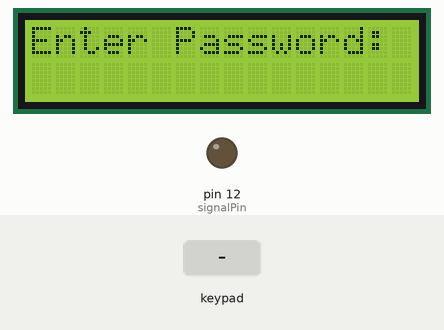
This sketch was run on a simulated Arduino Mega 2560, built with avr-gcc and run on an emulated ATmega2560. On the bench: 16×2 character LCD, output pins drawn as LEDs (lit = HIGH). The inputs (shaded band) are chosen by the test bench.

Above: at 1.2 s.
1.3 s: keypad keys 1 2 3 A 4 5 6 pressed 0.4 s apart
At 5.1 s:
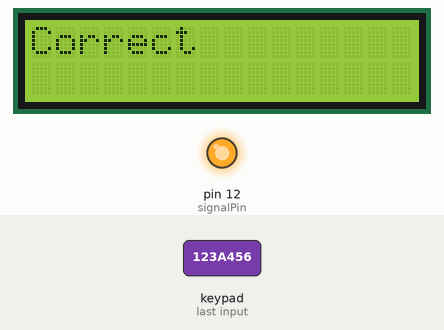
5.6 s: key 'B' pressed
8.6 s: keypad keys 1 2 3 A 4 5 6 # pressed 0.4 s apart
At 12.3 s:
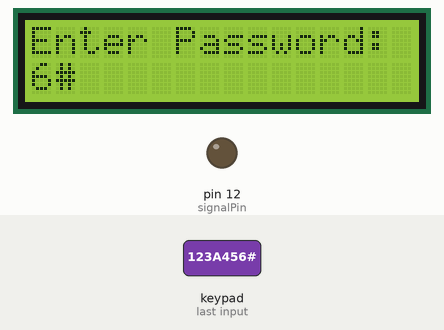
13.3 s: key 'A' pressed
At 14.1 s:
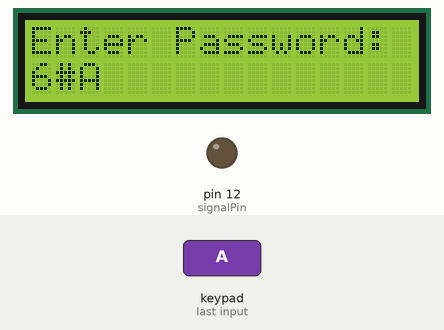
14.8 s: key 'C' pressed
At 15.7 s:
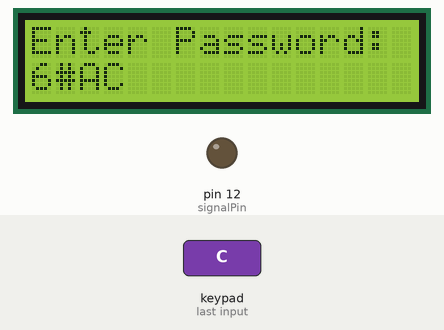
16.3 s: keypad keys 1 2 3 A 4 5 6 * pressed 0.4 s apart
At 19.8 s:
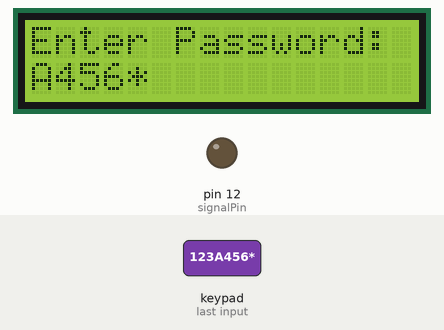
Timing chart, 0 to 21.3 s (numbered marks = the images above; inputs shaded):
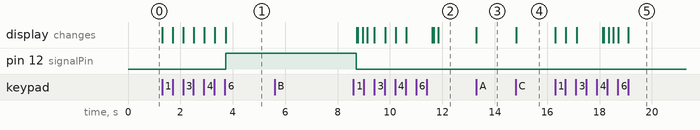

Measured:
- after the input at 1.3 s, pin 12 (signalPin): LOW → HIGH after 2.4 s; the display: first changes at once (image 1 shows a later state)
- after the input at 5.6 s, every drawn part: stays the same
- after the input at 13.3 s, the display: changes at once (image 3)
- after the input at 14.8 s, the display: changes at once (image 4)
- after the input at 16.3 s, the display: first changes at once (image 5 shows a later state)

The sketch:

test_password_keypad.ino
```cpp
#include <Wire.h>
#include <LiquidCrystal_I2C.h>
#include <Keypad.h>

#define Password_Length 8

int signalPin = 12;

char Data[Password_Length];
char Master[Password_Length] = "123A456";
byte data_count = 0, master_count = 0;
bool Pass_is_good;
char customKey;

const byte ROWS = 4;
const byte COLS = 4;

char hexaKeys[ROWS][COLS] = {
  {'1', '2', '3', 'A'},
  {'4', '5', '6', 'B'},
  {'7', '8', '9', 'C'},
  {'*', '0', '#', 'D'}
};

byte colPins[ROWS] = {28, 26, 24, 22}; //connect to the row pinouts of the keypad
byte rowPins[COLS] = {36, 34, 32, 30};

Keypad customKeypad = Keypad(makeKeymap(hexaKeys), rowPins, colPins, ROWS, COLS);

LiquidCrystal_I2C lcd(0x27, 16, 2);

void setup(){
  lcd.begin();
  lcd.backlight();
  pinMode(signalPin, OUTPUT);
}

void loop(){

  lcd.setCursor(0,0);
  lcd.print("Enter Password:");

  customKey = customKeypad.getKey();
  if (customKey){
    Data[data_count] = customKey;
    lcd.setCursor(data_count,1);
    lcd.print(Data[data_count]);
    data_count++;
    }

  if(data_count == Password_Length-1){
    lcd.clear();

    if(!strcmp(Data, Master)){
      lcd.print("Correct");
      digitalWrite(signalPin, HIGH);
      delay(5000);
      digitalWrite(signalPin, LOW);
      }
    else{
      lcd.print("Incorrect");
      delay(1000);
      }

    lcd.clear();
    clearData();
  }
}

void clearData(){
  while(data_count !=0){
    Data[data_count--] = 0;
  }
  return;
}
```
